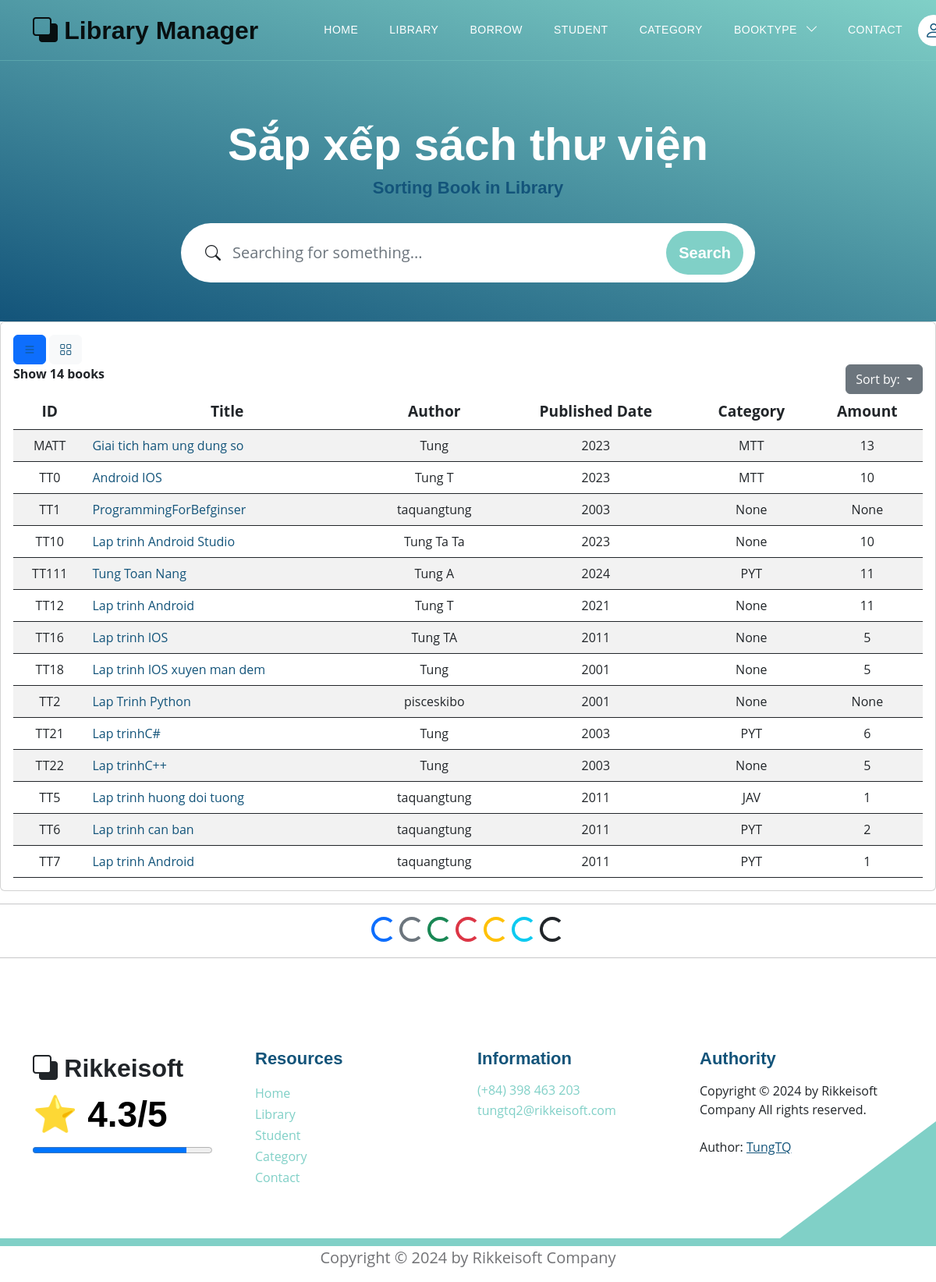
Before: /books/sort_books?bookview=0&choice=id with the older database file.
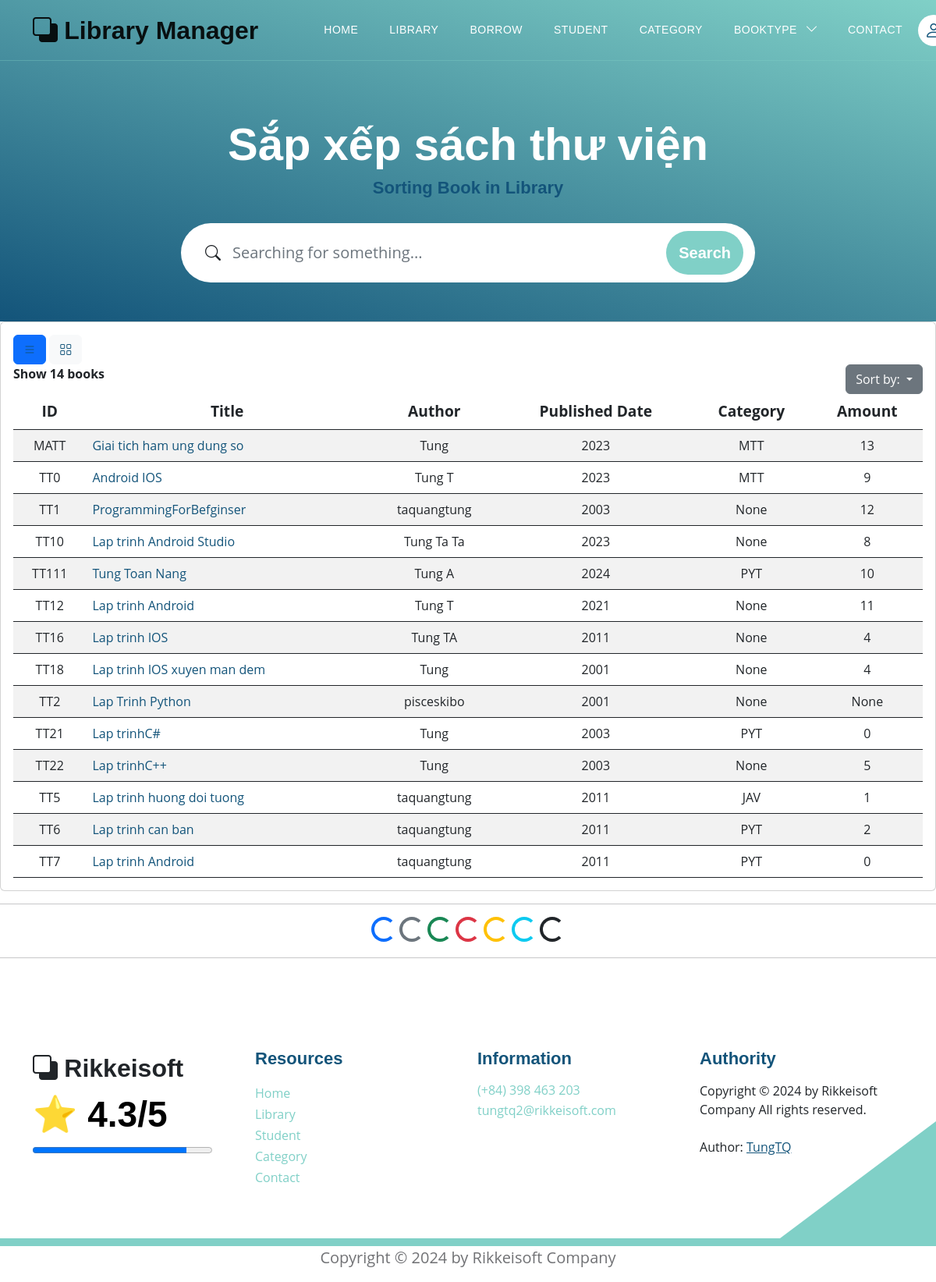
After: the same page with the newer database file.
### models.py (models this page shows, shortened)
class Book(Base):
    __tablename__ = 'books'
    username_id = Column(String(30), ForeignKey('users.username'), nullable=False)
    id_book = Column(String(30), primary_key=True, unique=True, index=True)         # Số thứ tự sách
    title = Column(String(100), index=True)      # Tiêu đề sách
    author = Column(String(100), index=True)     # Tác giả
    year = Column(Integer)                  # Năm xuất bản
    quantity_amount = Column(Integer, index=True, default=0)
    category_id = Column(String(10), ForeignKey('category.category_id'), nullable=False)
    insert_at = Column(DateTime, index=True)
    insert_id = Column(String(30), index=True)
    update_at = Column(DateTime,index=True)
    update_id = Column(String(30), index=True)
    delete_at = Column(DateTime,index=True)
    delete_id = Column(String(30), index=True)
    delete_flag = Column(Integer, index=True)
    image_book = Column(String(100), index=True, nullable=True)         # Đường dẫn tới ảnh của sách
    pdf_book = Column(String(100), index=True, nullable=True)           # Đường dẫn tới file PDF của sách
    user = relationship("User", back_populates="books")
    category = relationship("Category", back_populates="category_books")
    borrows = relationship("BorrowBook", back_populates="book_borrow")
    borrowfinal = relationship("BorrowBookFinal", back_populates="book_borrow_final")

class Category(Base):
    __tablename__ = 'category'
    category_id = Column(String(10), primary_key=True, index=True)
    category_name = Column(String(50), index=True)
    insert_at = Column(DateTime, index=True)
    insert_id = Column(String(30), index=True)
    update_at = Column(DateTime,index=True)
    update_id = Column(String(30), index=True)
    delete_at = Column(DateTime,index=True)
    delete_id = Column(String(30), index=True)
    delete_flag = Column(Integer, index=True)
    category_books = relationship("Book", back_populates="category")

### routers/book.py (the view)
@router.get('/books/sort_books', response_class=HTMLResponse)
async def sort_books(bookview: int, choice: str, request: Request, db: Session = Depends(models.get_db)):
    mean_star = function.get_mean_star(db)
    all_category2 = db.query(models.Category).filter(models.Category.delete_flag != 1).all()
    if choice == "year":
        books = db.query(models.Book).order_by(models.Book.year)
    elif choice == "id":
        books = db.query(models.Book).order_by(models.Book.id_book)
    elif choice == "name":
        books = db.query(models.Book).order_by(models.Book.title)
    books = books.filter(models.Book.delete_flag != 1).all()
    total_books = db.query(models.Book).filter(models.Book.delete_flag == 0).count()
    return templates.TemplateResponse("sorting_book.html", {
        "request": request,
        "books": books,
        "total_books": total_books,
        "bookview": bookview,
        "mean_star": mean_star,
        "all_category2": all_category2})

### templates/sorting_book.html (shortened to what this page needs)
{% extends "base.html" %}
{% block content %}
<section class="hero-section d-flex justify-content-center align-items-center" id="section_1"
    style="padding-bottom: 50px;">
    <div class="container">
        <div class="row">
            <div class="col-lg-8 col-12 mx-auto">
                <h1 class="text-white text-center"> Sắp xếp sách thư viện </h1>
                <h6 class="text-center"> Sorting Book in Library </h6>
                <form method="get" action="/books/search_book?bookview={{bookview}}"
                    class="custom-form mt-4 pt-2 mb-lg-0 mb-5" role="search">
                    <div class="input-group input-group-lg">
                        <span class="input-group-text bi-search" id="basic-addon1"></span>
                        <input name="searching" type="search" class="form-control" id="searching"
                            placeholder="Searching for something..." aria-label="Search Anywhere">
                        <button type="submit" class="btn btn-primary">Search</button>
                    </div>
                </form>
            </div>
        </div>
    </div>
</section>
<div class="card card-table comman-shadow">
    <div class="card-body">
        <div class="table-responsive">
            <div id="DataTables_Table_0_wrapper" class="dataTables_wrapper no-footer">
                <div class="row">
                    {% if bookview == 0 %}
                    <div class="container">
                        <div class="button-container">
                            <button class="btn btn-primary button">
                                <a href="/books?bookview=0">
                                    <i class="bi bi-list"></i>
                                </a>
                            </button>
                            <button class="btn btn-light button">
                                <a href="/books?bookview=1">
                                    <i class="bi bi-grid"></i>
                                </a>
                            </button>
                        </div>
                    </div>
                    {% endif %}
                    <div class="col-md-6">
                        <div class="dataTables_length" id="DataTables_Table_0_length">
                            <label> <b> Show {{total_books}} books </b>
                            </label>
                        </div>
                    </div>
                    <div class="col-md-6 text-md-end">
                        <div class="dropdown">
                            <button class="btn btn-secondary dropdown-toggle" type="button" data-bs-toggle="dropdown"
                                aria-expanded="false">
                                Sort by:
                            </button>
                        </div>
                    </div>
                </div>
                {% if bookview == 0 %}
                <table
                    class="table border-0 star-student table-hover table-center mb-0 datatable table-striped dataTable no-footer"
                    id="DataTables_Table_0" aria-describedby="DataTables_Table_0_info">
                    <thead class="student-thread">
                        <tr style="text-align: center; font-size:larger;">
                            <th rowspan="1" colspan="1" aria-label="ID: activate to sort column ascending">ID</th>
                            <th rowspan="1" colspan="1" aria-label="Title: activate to sort column ascending">Title</th>
                            <th rowspan="1" colspan="1" aria-label="Author: activate to sort column ascending">Author
                            </th>
                            <th rowspan="1" colspan="1" aria-label="Published Date: activate to sort column ascending">
                                Published Date</th>
                            <th rowspan="1" colspan="1" aria-label="Category: activate to sort column ascending">
                                Category</th>
                            <th rowspan="1" colspan="1" aria-label="Action: activate to sort column ascending">Amount
                            </th>
                        </tr>
                    </thead>
                    <tbody>
                        <form action="">
                            {% for book in books %}
                            <tr class="{% if loop.index is even %} even {% else %}odd{% endif %}">
                                <td style="text-align: center;">{{ book.id_book }}</td>
                                <td> <a href="/books/detail_book?choice_book={{book.id_book}}">{{ book.title }}</a></td>
                                <td style="text-align: center;">{{ book.author }}</td>
                                <td style="text-align: center;">{{ book.year }}</td>
                                <td style="text-align: center;">{{ book.category }}</td>
                                <td style="text-align: center;">{{ book.quantity_amount }}</td>
                            </tr>
                            {% endfor %}
                        </form>
                    </tbody>
                </table>
                {% endif %}
            </div>
        </div>
    </div>
</div>
<hr>
<div style="text-align: center;">
    <div class="spinner-border text-primary" role="status">
    </div>
    <div class="spinner-border text-secondary" role="status">
    </div>
    <div class="spinner-border text-success" role="status">
    </div>
    <div class="spinner-border text-danger" role="status">
    </div>
    <div class="spinner-border text-warning" role="status">
    </div>
    <div class="spinner-border text-info" role="status">
    </div>
    <div class="spinner-border text-dark" role="status">
    </div>
</div>
<hr>
{% endblock content %}

### templates/base.html (shortened to what this page needs)
<!DOCTYPE html>
<html lang="en">
<head>
    <link href="/static/css/bootstrap.min.css" rel="stylesheet">
    <link href="/static/css/bootstrap-icons.css" rel="stylesheet">
    <link href="/static/css/templatemo-topic-listing.css" rel="stylesheet">
</head>
<body id="top">
    <main>
        <div id="sticky-wrapper" class="sticky-wrapper" style="height: 78px;">
            <nav class="navbar navbar-expand-lg bg-body-tertiary">
                <div class="container">
                    <a class="navbar-brand" href="/">
                        <i class="bi-back"></i>
                        <span> Library Manager </span>
                    </a>
                    <div class="collapse navbar-collapse" id="navbarNav">
                        <ul class="navbar-nav ms-lg-5 me-lg-auto">
                            <li class="nav-item">
                                <a class="nav-link click-scroll" href="/"> Home </a>
                            </li>
                            <li class="nav-item">
                                <a class="nav-link click-scroll" href="/books?bookview=0"> Library </a>
                            </li>
                            <li class="nav-item">
                                <a class="nav-link click-scroll" href="#section_3"> Borrow </a>
                            </li>
                            <li class="nav-item">
                                <a class="nav-link click-scroll" href="/users"> Student </a>
                            </li>
                            <li class="nav-item">
                                <a class="nav-link click-scroll" href="/category_books"> Category </a>
                            </li>
                            <li class="nav-item dropdown">
                                <a class="nav-link dropdown-toggle" id="navbarDropdownMenuLink" role="button" data-toggle="dropdown" aria-haspopup="true" aria-expanded="false">
                                  BookType
                                </a>
                            </li>
                            <li class="nav-item">
                                <a class="nav-link click-scroll" href="/contact"> Contact </a>
                            </li>
                        </ul>
                        <div class="d-none d-lg-block">
                            {% if request.cookies.get('token') %}
                            <div class="dropdown">
                                <button class="btn btn-secondary dropdown-toggle" type="button"
                                    data-bs-toggle="dropdown" aria-expanded="false">
                                    <a href="/profile" class="navbar-icon bi-person smoothscroll"> </a> {{request.cookies.get('username')}}
                                </button>
                                <ul class="dropdown-menu">
                                    <li> <a href="/profile" class="navbar-icon bi-person smoothscroll"> </a> {{
                                        request.cookies.get('username') }}</li>
                                    <li><a class="dropdown-item" href="/logout"> Logout </a></li>
                                </ul>
                            </div>
                            {% else %}
                            <a href="/login" class="navbar-icon bi-person smoothscroll"></a>
                            {% endif %}
                        </div>
                    </div>
                </div>
            </nav>
        </div>
    </main>
    {% block content %}{% endblock content %}
</body>
<footer class="site-footer section-padding">
    <div class="container">
        <div class="row">
            <div class="col-lg-3 col-12 mb-4 pb-2">
                <a class="navbar-brand mb-2" href="/">
                    <i class="bi-back"></i>
                    <span> Rikkeisoft </span>
                </a>
                <h2>⭐ {{mean_star}}/5 </h2>
                <progress max="100" value="{{ mean_star*20 }}" style="width: 230px;"></progress>
            </div>
            <div class="col-lg-3 col-md-4 col-6">
                <h6 class="site-footer-title mb-3">Resources</h6>
                <ul class="site-footer-links">
                    <li class="site-footer-link-item">
                        <a href="/" class="site-footer-link"> Home </a>
                    </li>
                    <li class="site-footer-link-item">
                        <a href="/books?bookview=0" class="site-footer-link"> Library </a>
                    </li>
                    <li class="site-footer-link-item">
                        <a href="/users" class="site-footer-link"> Student </a>
                    </li>
                    <li class="site-footer-link-item">
                        <a href="/category_books" class="site-footer-link"> Category </a>
                    </li>
                    <li class="site-footer-link-item">
                        <a href="/contact" class="site-footer-link"> Contact </a>
                    </li>
                </ul>
            </div>
            <div class="col-lg-3 col-md-4 col-6 mb-4 mb-lg-0">
                <h6 class="site-footer-title mb-3"> Information </h6>
                <p class="text-white d-flex mb-1">
                    <a href="tel: 0398463203" class="site-footer-link">
                        (+84) 398 463 203
                    </a>
                </p>
                <p class="text-white d-flex">
                    <a href="mailto:tungtq2@rikkeisoft.com" class="site-footer-link">
                        tungtq2@rikkeisoft.com
                    </a>
                </p>
            </div>
            <div class="col-lg-3 col-md-4 col-12 mt-4 mt-lg-0 ms-auto">
                <h6 class="site-footer-title mb-3"> Authority </h6>
                Copyright © 2024 by Rikkeisoft Company All rights reserved.
                <br><br> Author: <a rel="nofollow" href="https://github.com/pisceskibo" target="_blank"> <u> TungTQ </u>
                </a>
            </div>
        </div>
    </div>
</footer>
<p style="text-align: center;"> Copyright © 2024 by Rikkeisoft Company </p>
</html>

Changed rows visible on the page:
changed Book "TT0": quantity_amount "10" → "9"
changed Book "TT1": quantity_amount "None" → "12"
changed Book "TT10": quantity_amount "10" → "8"
changed Book "TT111": quantity_amount "11" → "10"
changed Book "TT16": quantity_amount "5" → "4"
changed Book "TT18": quantity_amount "5" → "4"
changed Book "TT21": quantity_amount "6" → "0"
changed Book "TT7": quantity_amount "1" → "0"
